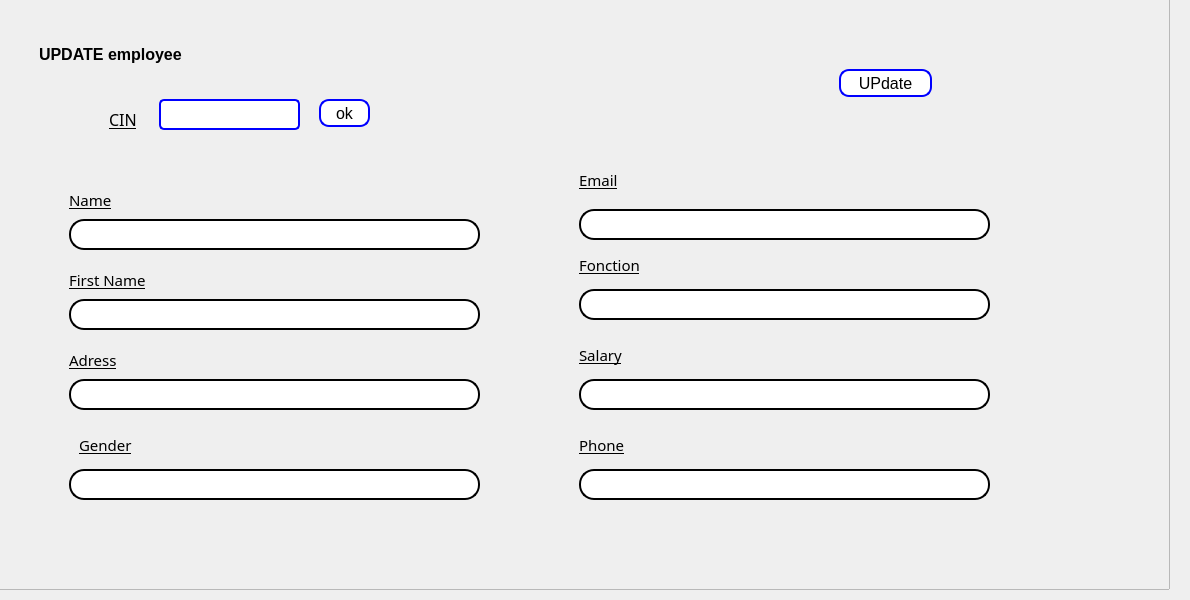
      <widget class="QWidget" name="update_2">
       <attribute name="title">
        <string>Update</string>
       </attribute>
       <widget class="QFrame" name="frame_10">
        <property name="geometry">
         <rect>
          <x>-11</x>
          <y>-1</y>
          <width>1181</width>
          <height>591</height>
         </rect>
        </property>
        <property name="frameShape">
         <enum>QFrame::StyledPanel</enum>
        </property>
        <property name="frameShadow">
         <enum>QFrame::Raised</enum>
        </property>
        <widget class="QLabel" name="label_5">
         <property name="geometry">
          <rect>
           <x>50</x>
           <y>40</y>
           <width>211</width>
           <height>31</height>
          </rect>
         </property>
         <property name="font">
          <font>
           <pointsize>12</pointsize>
           <weight>75</weight>
           <bold>true</bold>
          </font>
         </property>
         <property name="text">
          <string>UPDATE employee</string>
         </property>
        </widget>
        <widget class="QLineEdit" name="updateCin_LE">
         <property name="geometry">
          <rect>
           <x>170</x>
           <y>100</y>
           <width>141</width>
           <height>31</height>
          </rect>
         </property>
         <property name="styleSheet">
          <string notr="true">
    border: 2px solid black;
    border-radius:5px ;
    padding: 3px;
    border-color: blue;


</string>
         </property>
        </widget>
        <widget class="QLabel" name="label_9">
         <property name="geometry">
          <rect>
           <x>120</x>
           <y>100</y>
           <width>41</width>
           <height>41</height>
          </rect>
         </property>
         <property name="font">
          <font>
           <family>Myanmar Text</family>
           <pointsize>12</pointsize>
           <underline>true</underline>
          </font>
         </property>
         <property name="text">
          <string>CIN</string>
         </property>
        </widget>
        <widget class="QLineEdit" name="updateEmail_LE">
         <property name="geometry">
          <rect>
           <x>590</x>
           <y>210</y>
           <width>411</width>
           <height>31</height>
          </rect>
         </property>
         <property name="styleSheet">
          <string notr="true">QLineEdit {
    border: 2px solid black;
    border-radius: 15px;
    padding: 5px;
    background-color: rgba(255, 255, 255);
    color: black;
}

QLineEdit:focus {
    border-color: black;
    background-color: rgba(248, 248, 248, 1);
}
</string>
         </property>
        </widget>
        <widget class="QLabel" name="label_23">
         <property name="geometry">
          <rect>
           <x>80</x>
           <y>340</y>
           <width>71</width>
           <height>41</height>
          </rect>
         </property>
         <property name="font">
          <font>
           <family>Myanmar Text</family>
           <pointsize>11</pointsize>
           <underline>true</underline>
          </font>
         </property>
         <property name="text">
          <string>Adress</string>
         </property>
        </widget>
        <widget class="QLabel" name="label_22">
         <property name="geometry">
          <rect>
           <x>80</x>
           <y>260</y>
           <width>291</width>
           <height>41</height>
          </rect>
         </property>
         <property name="font">
          <font>
           <family>Myanmar Text</family>
           <pointsize>11</pointsize>
           <underline>true</underline>
          </font>
         </property>
         <property name="text">
          <string>First Name</string>
         </property>
        </widget>
        <widget class="QLineEdit" name="updateTelephone_LE">
         <property name="geometry">
          <rect>
           <x>590</x>
           <y>470</y>
           <width>411</width>
           <height>31</height>
          </rect>
         </property>
         <property name="styleSheet">
          <string notr="true">QLineEdit {
    border: 2px solid black;
    border-radius: 15px;
    padding: 5px;
    background-color: rgba(255, 255, 255);
    color: black;
}

QLineEdit:focus {
    border-color: black;
    background-color: rgba(248, 248, 248, 1);
}
</string>
         </property>
        </widget>
        <widget class="QLabel" name="label_13">
         <property name="geometry">
          <rect>
           <x>80</x>
           <y>180</y>
           <width>291</width>
           <height>41</height>
          </rect>
         </property>
         <property name="font">
          <font>
           <family>Myanmar Text</family>
           <pointsize>11</pointsize>
           <underline>true</underline>
          </font>
         </property>
         <property name="text">
          <string>Name</string>
         </property>
        </widget>
        <widget class="QLineEdit" name="updateFonction_LE">
         <property name="geometry">
          <rect>
           <x>590</x>
           <y>290</y>
           <width>411</width>
           <height>31</height>
          </rect>
         </property>
         <property name="styleSheet">
          <string notr="true">QLineEdit {
    border: 2px solid black;
    border-radius: 15px;
    padding: 5px;
    background-color: rgba(255, 255, 255);
    color: black;
}

QLineEdit:focus {
    border-color: black;
    background-color: rgba(248, 248, 248, 1);
}
</string>
         </property>
        </widget>
        <widget class="QLineEdit" name="updateGenre_LE">
         <property name="geometry">
          <rect>
           <x>80</x>
           <y>470</y>
           <width>411</width>
           <height>31</height>
          </rect>
         </property>
         <property name="styleSheet">
          <string notr="true">QLineEdit {
    border: 2px solid black;
    border-radius: 15px;
    padding: 5px;
    background-color: rgba(255, 255, 255);
    color: black;
}

QLineEdit:focus {
    border-color: black;
    background-color: rgba(248, 248, 248, 1);
}
</string>
         </property>
        </widget>
        <widget class="QLabel" name="label_33">
         <property name="geometry">
          <rect>
           <x>590</x>
           <y>340</y>
           <width>291</width>
           <height>31</height>
          </rect>
         </property>
         <property name="font">
          <font>
           <family>Myanmar Text</family>
           <pointsize>11</pointsize>
           <underline>true</underline>
          </font>
         </property>
         <property name="text">
          <string>Salary</string>
         </property>
        </widget>
        <widget class="QLabel" name="label_36">
         <property name="geometry">
          <rect>
           <x>590</x>
           <y>160</y>
           <width>291</width>
           <height>41</height>
          </rect>
         </property>
         <property name="font">
          <font>
           <family>Myanmar Text</family>
           <pointsize>11</pointsize>
           <underline>true</underline>
          </font>
         </property>
         <property name="text">
          <string>Email</string>
         </property>
        </widget>
        <widget class="QLabel" name="label_37">
         <property name="geometry">
          <rect>
           <x>590</x>
           <y>250</y>
           <width>291</width>
           <height>31</height>
          </rect>
         </property>
         <property name="font">
          <font>
           <family>Myanmar Text</family>
           <pointsize>11</pointsize>
           <underline>true</underline>
          </font>
         </property>
         <property name="text">
          <string>Fonction</string>
         </property>
        </widget>
        <widget class="QLineEdit" name="updateAdresse_LE">
         <property name="geometry">
          <rect>
           <x>80</x>
           <y>380</y>
           <width>411</width>
           <height>31</height>
          </rect>
         </property>
         <property name="styleSheet">
          <string notr="true">QLineEdit {
    border: 2px solid black;
    border-radius: 15px;
    padding: 5px;
    background-color: rgba(255, 255, 255);
    color: black;
}

QLineEdit:focus {
    border-color: black;
    background-color: rgba(248, 248, 248, 1);
}
</string>
         </property>
        </widget>
        <widget class="QLineEdit" name="updateSalaire_LE">
         <property name="geometry">
          <rect>
           <x>590</x>
           <y>380</y>
           <width>411</width>
           <height>31</height>
          </rect>
         </property>
         <property name="styleSheet">
          <string notr="true">QLineEdit {
    border: 2px solid black;
    border-radius: 15px;
    padding: 5px;
    background-color: rgba(255, 255, 255);
    color: black;
}

QLineEdit:focus {
    border-color: black;
    background-color: rgba(248, 248, 248, 1);
}
</string>
         </property>
        </widget>
        <widget class="QLineEdit" name="updateNom_LE">
         <property name="geometry">
          <rect>
           <x>80</x>
           <y>220</y>
           <width>411</width>
           <height>31</height>
          </rect>
         </property>
         <property name="styleSheet">
          <string notr="true">QLineEdit {
    border: 2px solid black;
    border-radius: 15px;
    padding: 1px;
    background-color: rgba(255, 255, 255);
    color: black;
}

QLineEdit:focus {
    border-color: black;
    background-color: rgba(248, 248, 248, 1);
}
</string>
         </property>
        </widget>
        <widget class="QLabel" name="label_35">
         <property name="geometry">
          <rect>
           <x>90</x>
           <y>430</y>
           <width>61</width>
           <height>31</height>
          </rect>
         </property>
         <property name="font">
          <font>
           <family>Myanmar Text</family>
           <pointsize>11</pointsize>
           <underline>true</underline>
          </font>
         </property>
         <property name="text">
          <string>Gender</string>
         </property>
        </widget>
        <widget class="QLabel" name="label_34">
         <property name="geometry">
          <rect>
           <x>590</x>
           <y>430</y>
           <width>291</width>
           <height>31</height>
          </rect>
         </property>
         <property name="font">
          <font>
           <family>Myanmar Text</family>
           <pointsize>11</pointsize>
           <underline>true</underline>
          </font>
         </property>
         <property name="text">
          <string>Phone</string>
         </property>
        </widget>
        <widget class="QLineEdit" name="updatePrenom_LE">
         <property name="geometry">
          <rect>
           <x>80</x>
           <y>300</y>
           <width>411</width>
           <height>31</height>
          </rect>
         </property>
         <property name="styleSheet">
          <string notr="true">QLineEdit {
    border: 2px solid black;
    border-radius: 15px;
    padding: 5px;
    background-color: rgba(255, 255, 255);
    color: black;
}

QLineEdit:focus {
    border-color: black;
    background-color: rgba(248, 248, 248, 1);
}
</string>
         </property>
        </widget>
        <widget class="QPushButton" name="updatePushButton">
         <property name="geometry">
          <rect>
           <x>850</x>
           <y>70</y>
           <width>93</width>
           <height>28</height>
          </rect>
         </property>
         <property name="styleSheet">
          <string notr="true">QPushButton {
    background-color: #ffffff; /* Fond blanc */
    border: 2px solid blue; /* Bordure bleue */
    border-radius: 10px; /* Coins arrondis */
    padding: 1px 2px; /* Espacement intérieur */
    color: black; /* Couleur du texte */
    font-size: 16px; /* Taille de la police */
}

QPushButton:hover {
    background-color: blue; /* Nouvelle couleur de fond au survol */
    color: white; /* Nouvelle couleur de texte au survol */
}</string>
         </property>
         <property name="text">
          <string>UPdate</string>
         </property>
        </widget>
        <widget class="QPushButton" name="pushButton">
         <property name="geometry">
          <rect>
           <x>330</x>
           <y>100</y>
           <width>51</width>
           <height>28</height>
          </rect>
         </property>
         <property name="styleSheet">
          <string notr="true">QPushButton {
    background-color: #ffffff; /* Fond blanc */
    border: 2px solid blue; /* Bordure bleue */
    border-radius: 10px; /* Coins arrondis */
    padding: 1px 2px; /* Espacement intérieur */
    color: black; /* Couleur du texte */
    font-size: 16px; /* Taille de la police */
}

QPushButton:hover {
    background-color: blue; /* Nouvelle couleur de fond au survol */
    color: white; /* Nouvelle couleur de texte au survol */
}</string>
         </property>
         <property name="text">
          <string>ok</string>
         </property>
        </widget>
       </widget>
      </widget>
